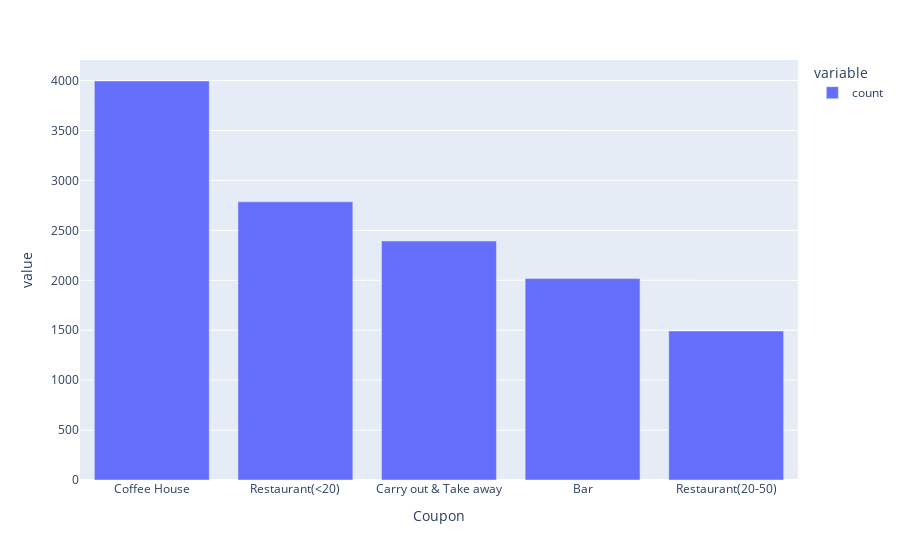

The notebook cell saved with this chart:
### Markdown cell above
### Independent Investigation

Using the bar coupon example as motivation, you are to explore one of the other coupon groups and try to determine the characteristics of passengers who accept the coupons.

### Code cell
# plot a visualization to look at the most offered coupons.
summation = None
summation = df['Coupon'].value_counts()
px.bar(summation)
# Findings:
# Most offered Coupnos are coffeHouse
# Lets investigate the acceptance rate of CoffeeHouse Coupons

### Figure 1 — Plotly figure (JSON) as saved in the notebook; plotly's stock layout.template omitted (floating-point values rounded to 4 significant figures)
{"data": [{"alignmentgroup": "True", "hovertemplate": "variable=count<br>Coupon=%{x}<br>value=%{y}<extra></extra>", "legendgroup": "count", "marker": {"color": "#636efa", "pattern": {"shape": ""}}, "name": "count", "offsetgroup": "count", "orientation": "v", "showlegend": true, "textposition": "auto", "type": "bar", "x": ["Coffee House", "Restaurant(<20)", "Carry out & Take away", "Bar", "Restaurant(20-50)"], "xaxis": "x", "y": [3996, 2786, 2393, 2017, 1492], "yaxis": "y"}], "layout": {"barmode": "relative", "legend": {"title": {"text": "variable"}, "tracegroupgap": 0}, "margin": {"t": 60}, "xaxis": {"anchor": "y", "domain": [0, 1], "title": {"text": "Coupon"}}, "yaxis": {"anchor": "x", "domain": [0, 1], "title": {"text": "value"}}}}
